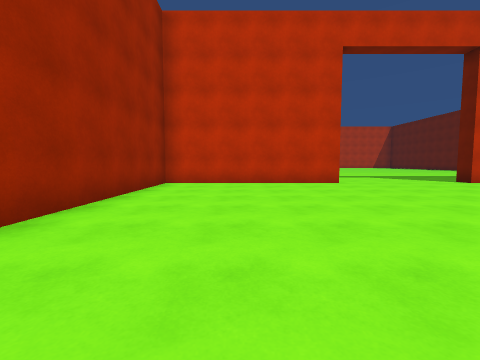
[1] (above)

21 first-person views from a walk through a Unity game level. The camera is 1.2 m above the floor, tilts 4° down and sees 90° across. The floor is counted in squares, 2 m on a side. Each view is taken from the middle of a square. On the plan, view 1 faces up. The plan holds only what a view shows up to about 9 squares ahead; the rest is blank. The place goes on beyond the plan. The player is left out.

[2]
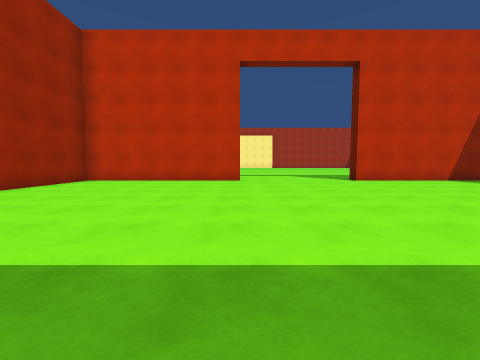

[3]
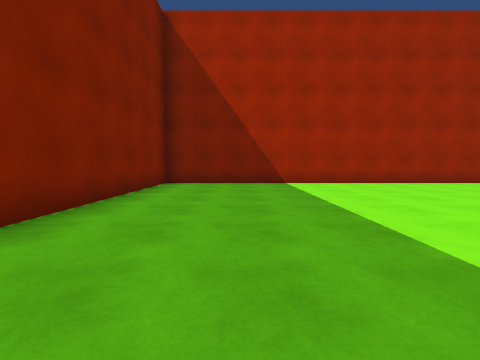

[4]
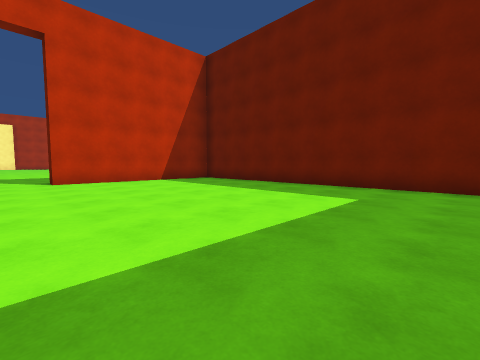

[5]
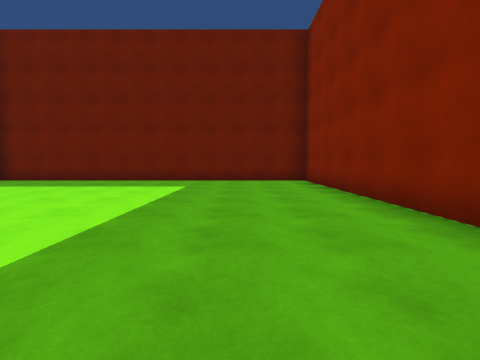

[6]
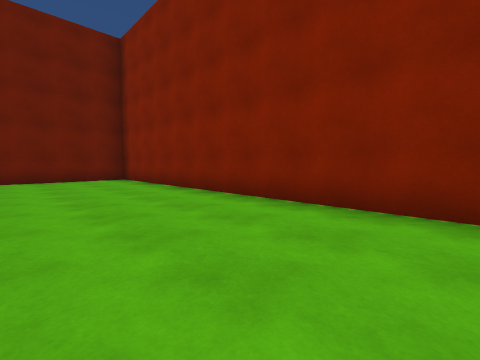

[7]
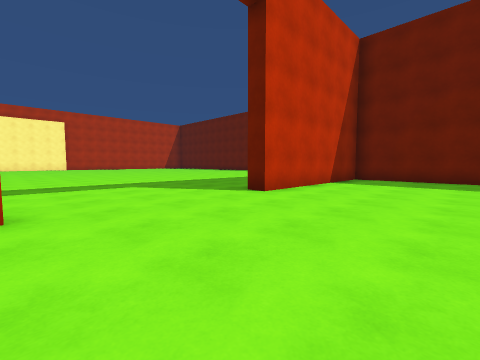

[8]
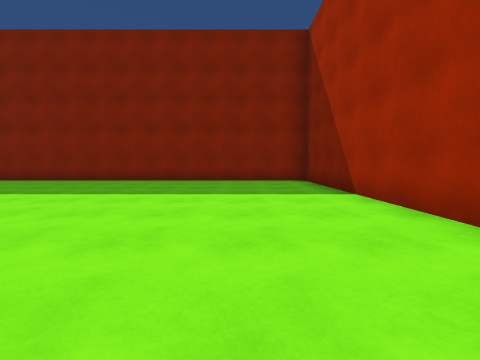

[9]
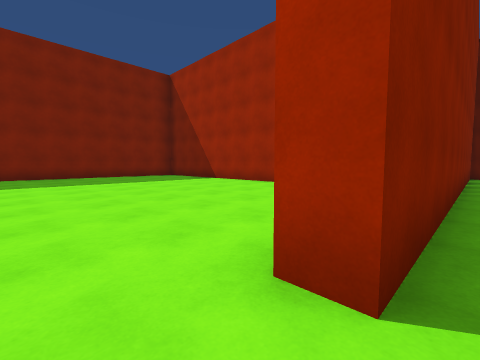

[10]
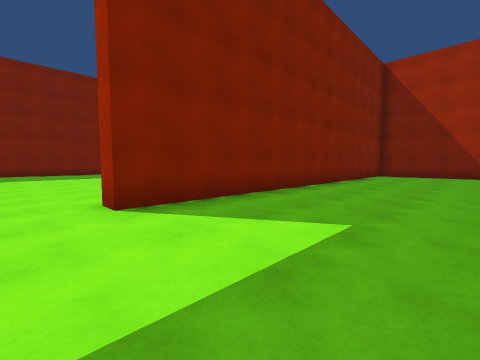

[11]
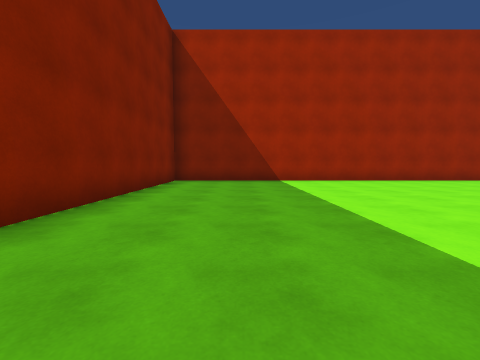

[12]
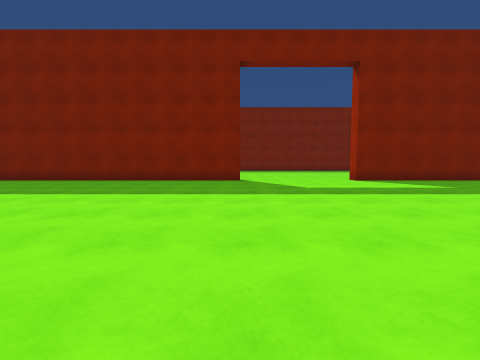

[13]
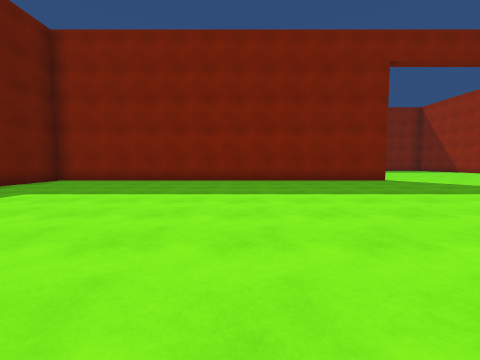

[14]
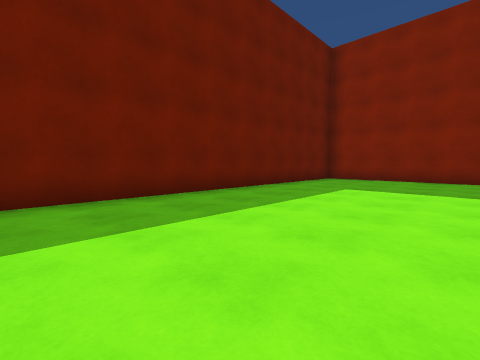

[15]
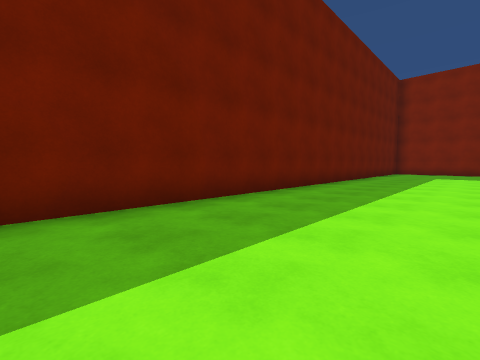

[16]
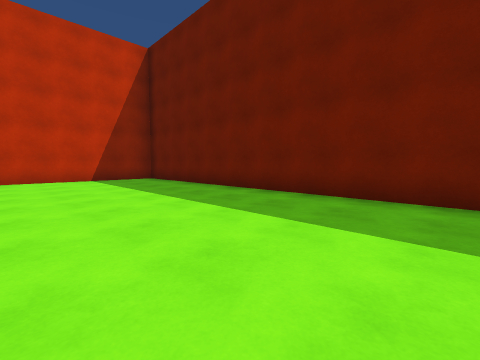

[17]
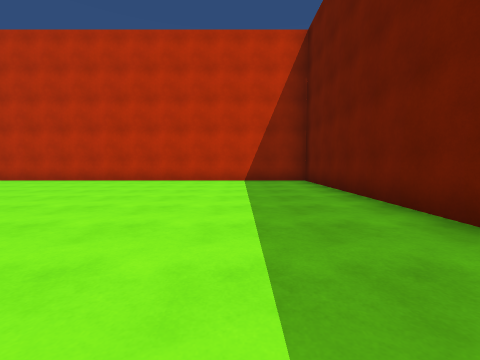

[18]
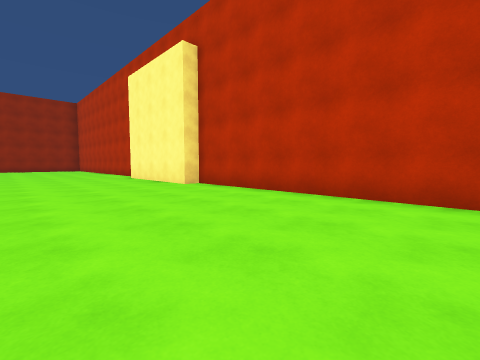

[19]
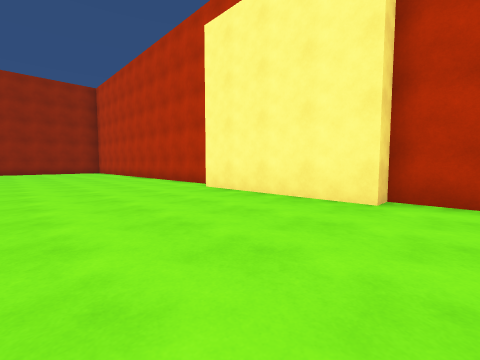

[20]
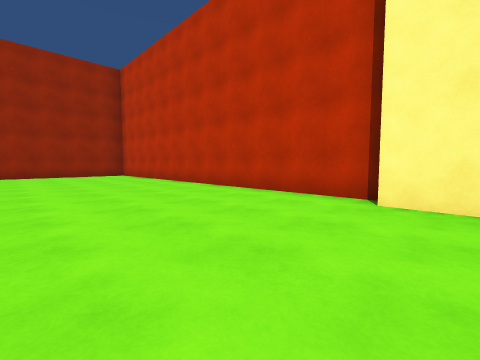

[21]
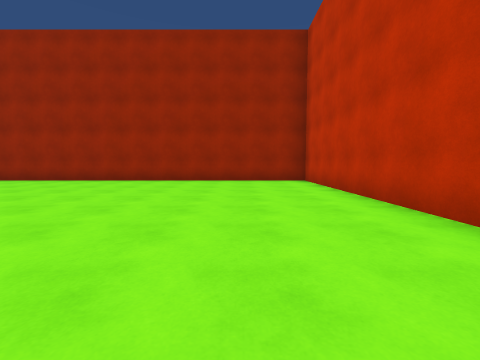

### Floor plan
Ten units are one square. View 1 is at (0, 0); x grows to the right and y downward. Boxes are objects, and circles mark ways between rooms. Rooms are numbered by the first view taken in them; rooms with no view inside come last. Other rooms are left out.
<svg viewBox="-87 -298 274 336">
<path fill="none" stroke="#000" d="M30 -72 -22 -72 -22 33 123 33 123 -72 70 -72M29 -293 -82 -293 -82 -78 30 -78 30 -72M70 -72 70 -78 182 -78 182 -293 70 -293 70 -288 30 -288"/>
<circle cx="45" cy="-72" r="3" fill="#2a7"/>
<text x="50" y="-20">1</text>
<text x="50" y="-190">2</text>
</svg>
Room 1 opens to room 2.

Where each view was taken, in squares from view 1:
view 1: 0 up, 0 right, facing up
view 2: 1 down, 3 right, facing up
view 3: 1 down, 5 right, facing left
view 4: 1 down, 6 right, facing up-right
view 5: 1 down, 4 right, facing right
view 6: 0 up, 3 right, facing down-right
view 7: 4 up, 3 right, facing up-right
view 8: 5 up, 0 right, facing down
view 9: 8 up, 4 right, facing down-left
view 10: 11 up, 4 right, facing down-left
view 11: 10 up, 0 right, facing left
view 12: 16 up, 7 right, facing down
view 13: 16 up, 12 right, facing down
view 14: 17 up, 14 right, facing down-right
view 15: 23 up, 15 right, facing down-right
view 16: 20 up, 14 right, facing up-right
view 17: 21 up, 16 right, facing up
view 18: 25 up, 13 right, facing up-left
view 19: 25 up, 8 right, facing up-left
view 20: 25 up, 4 right, facing up-left
view 21: 27 up, 0 right, facing left
